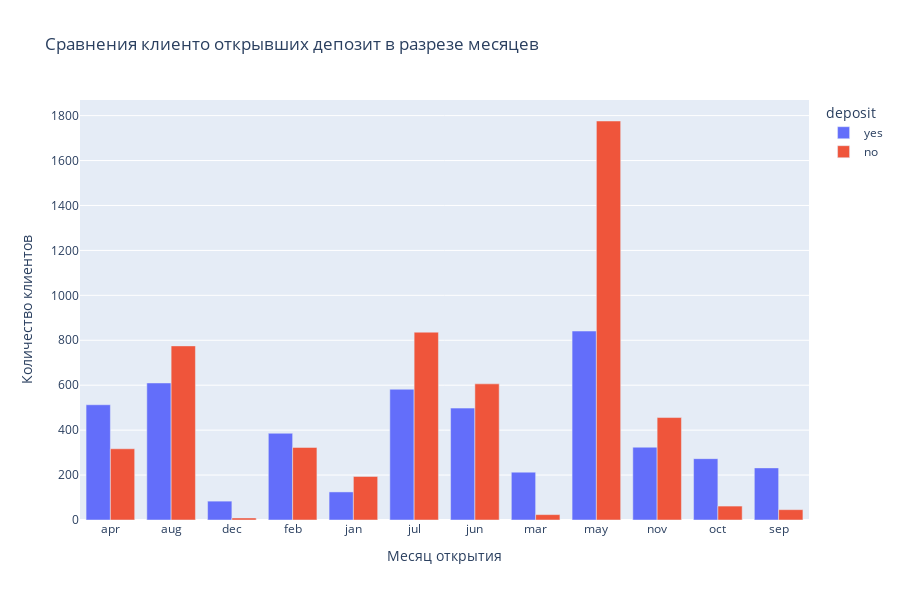

The notebook cell this image was saved under:
### Markdown cell above
### Задание 7

### Code cell
# узнайте, в каком месяце чаще всего отказывались от предложения открыть депозит
df_deposit = cleaned.groupby('month', as_index = False)['deposit'].value_counts()
fig = px.bar(
    data_frame=df_deposit,
    x='month',
    y= 'count',
    color= 'deposit',
    barmode="group", # разделим на разные столбцы
    title='Сравнения клиенто открывших депозит в разрезе месяцев',
    height=600
)
fig.update_layout(
    yaxis_title="Количество клиентов",
    xaxis_title="Месяц открытия"
)
fig.show()

### Figure 1 — Plotly figure (JSON) as saved in the notebook; plotly's stock layout.template omitted (floating-point values rounded to 4 significant figures)
{"data": [{"alignmentgroup": "True", "hovertemplate": "deposit=yes<br>month=%{x}<br>count=%{y}<extra></extra>", "legendgroup": "yes", "marker": {"color": "#636efa", "pattern": {"shape": ""}}, "name": "yes", "offsetgroup": "yes", "orientation": "v", "showlegend": true, "textposition": "auto", "type": "bar", "x": ["apr", "aug", "dec", "feb", "jan", "jul", "jun", "mar", "may", "nov", "oct", "sep"], "xaxis": "x", "y": [513, 610, 84, 386, 125, 582, 498, 213, 841, 324, 273, 232], "yaxis": "y"}, {"alignmentgroup": "True", "hovertemplate": "deposit=no<br>month=%{x}<br>count=%{y}<extra></extra>", "legendgroup": "no", "marker": {"color": "#EF553B", "pattern": {"shape": ""}}, "name": "no", "offsetgroup": "no", "orientation": "v", "showlegend": true, "textposition": "auto", "type": "bar", "x": ["apr", "aug", "dec", "feb", "jan", "jul", "jun", "mar", "may", "nov", "oct", "sep"], "xaxis": "x", "y": [317, 775, 9, 323, 194, 836, 606, 24, 1776, 456, 62, 46], "yaxis": "y"}], "layout": {"barmode": "group", "height": 600, "legend": {"title": {"text": "deposit"}, "tracegroupgap": 0}, "title": {"text": "Сравнения клиенто открывших депозит в разрезе месяцев"}, "xaxis": {"anchor": "y", "domain": [0, 1], "title": {"text": "Месяц открытия"}}, "yaxis": {"anchor": "x", "domain": [0, 1], "title": {"text": "Количество клиентов"}}}}
